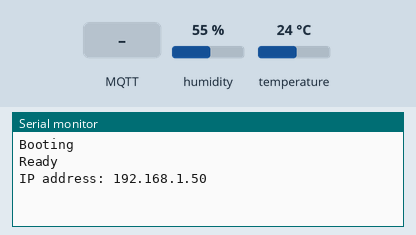
Bench run of a sketch on a simulated ESP8266 (NodeMCU). Shown: the last lines printed to the serial monitor. The inputs (shaded band) are chosen by the test bench; at power-on: humidity 55 %, temperature 24 °C. WiFi joins after 1.5 s; servers stay silent unless stated; no MQTT or app messages arrive unless stated.

Above: at 2.7 s.
2.8 s: MQTT message "1" arrives on the first subscribed topic
At 4.0 s:
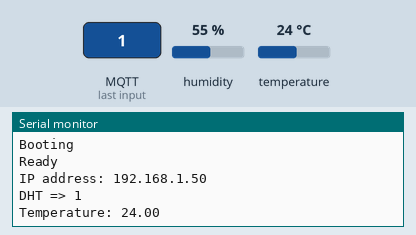
4.3 s: MQTT message "on" arrives on the first subscribed topic
13.0 s: MQTT message "off" arrives on the first subscribed topic
At 14.2 s:
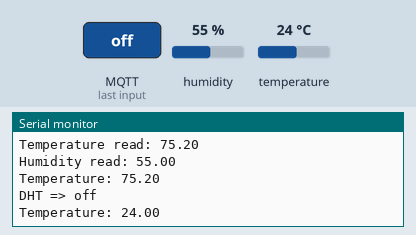

Measured:
- after the input at 2.8 s, the serial monitor: prints a new line at once (image 1)
- after the input at 13.0 s, the serial monitor: prints a new line at once (image 2)

The sketch:

ESP8266DHT.ino
```cpp
#include <ESP8266WiFi.h>
#include <WiFiClient.h>
#include <ESP8266mDNS.h>
#include <WiFiUdp.h>
#include <ArduinoOTA.h>
#include <PubSubClient.h>
#include <DHT.h>

extern "C" {
#include "user_interface.h"
}

#define PIN       4
#define DHTTYPE   DHT22
#define DELAY     10000

const char* ssid = "********";
const char* password = "********";
const char* host = "esp8266DHT";

os_timer_t myTimer;
boolean tickOccured;
void timerCallback(void *pArg) {
  tickOccured = true;
}

DHT dht(PIN, DHTTYPE);
WiFiClient wclient;
// Update these with values suitable for your network.
IPAddress MQTTserver(192, 168, 11, 21);
//PubSubClient client(wclient);
PubSubClient client(MQTTserver, 1883, wclient);

void callback (char* topic, byte* payload, uint8_t length) {
  uint16_t i;

  // handle message arrived
  char* myPayload = (char *) malloc(sizeof(char) * (length + 1));
  strncpy(myPayload, (char *) payload, length);
  myPayload[length] = '\0';
  Serial.print(topic);
  // Serial.print(" (");
  // Serial.print(length);
  // Serial.print(") => ");
  Serial.print(" => ");
  Serial.println(myPayload);

  float t = dht.readTemperature();
  Serial.print("Temperature: ");
  Serial.println(t);
}

void setup() {
  Serial.begin(76800);
  Serial.println("Booting");
  WiFi.mode(WIFI_STA);
  WiFi.begin(ssid, password);
  while (WiFi.waitForConnectResult() != WL_CONNECTED) {
    Serial.println("Connection Failed! Rebooting...");
    delay(5000);
    ESP.restart();
  }

  // Hostname defaults to esp8266-[ChipID]
  ArduinoOTA.setHostname(host);

  ArduinoOTA.onStart([]() {
      Serial.println("Start");
      });

  ArduinoOTA.onEnd([]() {
      Serial.println("\nEnd");
      });

  ArduinoOTA.onProgress([](unsigned int progress, unsigned int total) {
      Serial.printf("Progress: %u%%\r", (progress / (total / 100)));
      });

  ArduinoOTA.onError([](ota_error_t error) {
      Serial.printf("Error[%u]: ", error);
      if (error == OTA_AUTH_ERROR) Serial.println("Auth Failed");
      else if (error == OTA_BEGIN_ERROR) Serial.println("Begin Failed");
      else if (error == OTA_CONNECT_ERROR) Serial.println("Connect Failed");
      else if (error == OTA_RECEIVE_ERROR) Serial.println("Receive Failed");
      else if (error == OTA_END_ERROR) Serial.println("End Failed");
      });

  ArduinoOTA.begin();
  Serial.println("Ready");
  Serial.print("IP address: ");
  Serial.println(WiFi.localIP());

  // MQTT callback
  client.setCallback(callback);

  // Timer
  tickOccured = false;
  /*
   * os_timer_setfn - Define a function to be called when the timer fires
   * void os_timer_setfn(
   *   os_timer_t *pTimer,
   *   os_timer_func_t *pFunction,
   *   void *pArg)
   * The pArg parameter is the value registered with the callback function.
   */
  os_timer_setfn(&myTimer, timerCallback, NULL);

  /*
   * os_timer_arm -  Enable a millisecond granularity timer.
   * void os_timer_arm(
   *   os_timer_t *pTimer,
   *   uint32_t milliseconds,
   *   bool repeat)
   */
  os_timer_arm(&myTimer, DELAY, true);

  dht.begin();
}

void loop() {
  ArduinoOTA.handle();
  if (WiFi.status() == WL_CONNECTED) {
    if (!client.connected()) {
      if (client.connect("ESP8266: DHT")) {
        client.publish("outTopic", "hello world");
        client.subscribe("DHT");
      }
    }

    if (client.connected()) {
      if (tickOccured) {
        float t = dht.readTemperature(true, true);
        Serial.print("Temperature read: ");
        Serial.println(t);
        float h = dht.readHumidity(true);
        Serial.print("Humidity read: ");
        Serial.println(h);

        // make sure we're receiving a valid number
        if (! isnan(t)) {
          Serial.print("Temperature: ");
          Serial.println(t);
          client.publish("DHTTemperature", String(t).c_str());
        }
        else {
          Serial.print("Temperature: nan, 33, ");
          Serial.println(t);
          client.publish("DHTTemperature", "33");
        }
        tickOccured = false;
      }
      client.loop();
    }
  }
}
```
